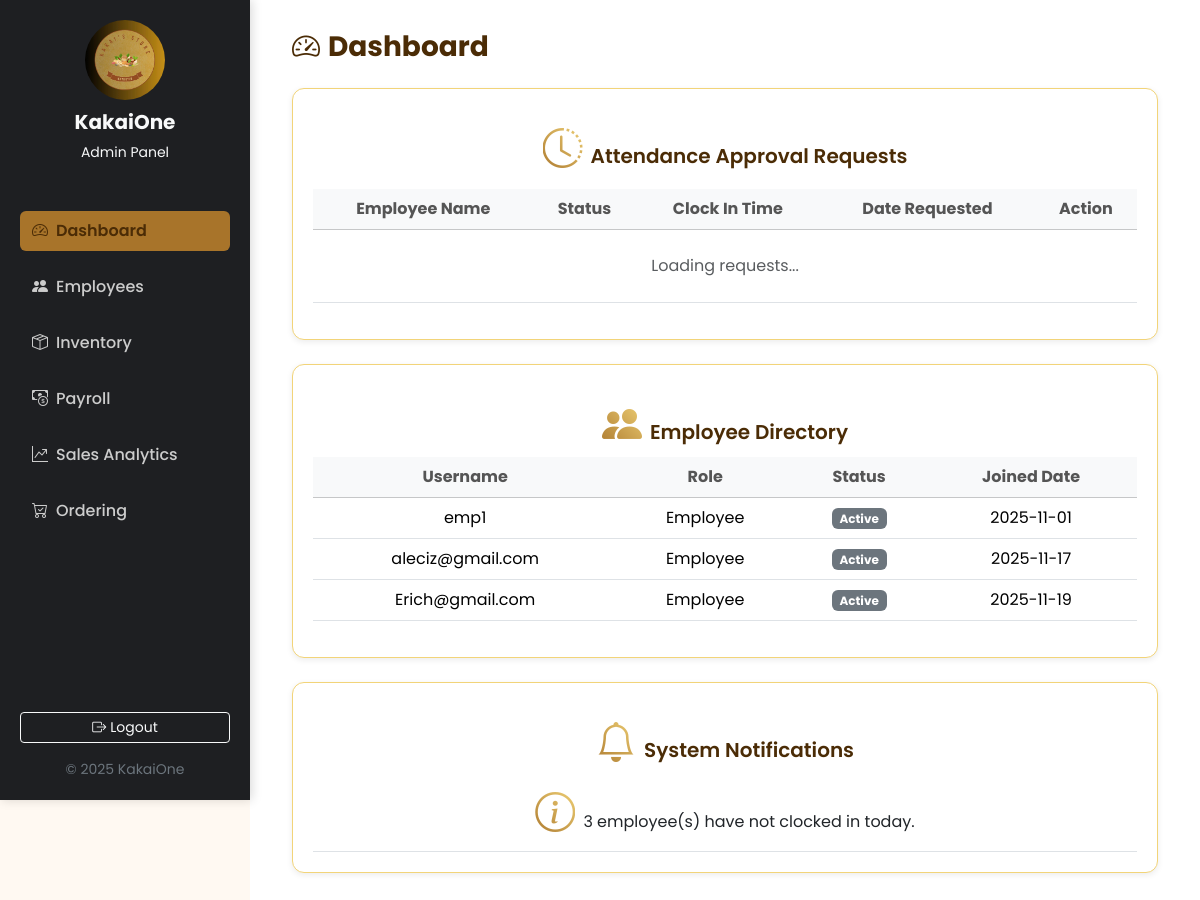
The app's page /frontend/dashboard/admin_dashboard.php (signed in) with its own data.
### tables this page shows
CREATE TABLE `users` (
  `user_id` int(11) NOT NULL,
  `employee_id` int(11) DEFAULT NULL,
  `username` varchar(100) NOT NULL,
  `password` varchar(255) NOT NULL,
  `role` enum('Admin','Employee','Owner') DEFAULT 'Employee',
  `status` enum('Active','Inactive') DEFAULT 'Active',
  `last_login` datetime DEFAULT NULL,
  `created_at` timestamp NOT NULL DEFAULT current_timestamp(),
  `login_attempts` int(11) NOT NULL DEFAULT 0,
  `lockout_time` datetime DEFAULT NULL
);

### frontend/dashboard/admin_dashboard.php (the view, shortened to what this page needs)
<?php
require_once __DIR__ . '/../../config/db.php';
$employeeQuery = $conn->query("
  SELECT user_id, employee_id, username, role, status, created_at
  FROM users
  WHERE role = 'Employee'
");
$employees = $employeeQuery ? $employeeQuery->fetch_all(MYSQLI_ASSOC) : [];
$notifications = [];
$notClockedQuery = $conn->query("SELECT username FROM users WHERE role = 'employee' AND employee_id NOT IN (SELECT employee_id FROM attendance WHERE DATE(created_at) = CURDATE())");
if ($notClockedQuery && $notClockedQuery->num_rows > 0) $notifications[] = "{$notClockedQuery->num_rows} employee(s) have not clocked in today.";
?>
<!DOCTYPE html>
<html lang="en">
<head>
  <?php include '../includes/links.php'; ?>
</head>
<body>
  <div id="dashboardContainer">
    <nav id="sidebar">
      <div class="text-center mb-4">
        <img src="../assets/images/logo.jpg" alt="KakaiOne Logo" width="80" height="80" style="border-radius: 50%; margin-bottom:10px;">
        <h5 class="fw-bold text-light">KakaiOne</h5>
        <p class="small text-light mb-3">Admin Panel</p>
      </div>
      <a href="admin_dashboard.php" class="nav-link active"><i class="bi bi-speedometer2 me-2"></i>Dashboard</a>
      <a href="../employee/employee_module.php" class="nav-link"><i class="bi bi-people-fill me-2"></i>Employees</a>
      <a href="../inventory/inventory_overview.php" class="nav-link"><i class="bi bi-box-seam me-2"></i>Inventory</a>
      <a href="../payroll/payroll_module.php" class="nav-link"><i class="bi bi-cash-coin me-2"></i>Payroll</a>
      <a href="#" class="nav-link"><i class="bi bi-graph-up-arrow me-2"></i>Sales Analytics</a>
      <a href="../ordering/ordering_module.php" class="nav-link"><i class="bi bi-cart-check me-2"></i>Ordering</a>
      <div class="mt-auto">
        <form action="../../backend/auth/logout.php" method="POST" class="mt-3">
          <button type="submit" class="btn btn-outline-light btn-sm w-100">
            <i class="bi bi-box-arrow-right me-1"></i>Logout
          </button>
        </form>
        <p class="text-center text-secondary small mt-3 mb-0">© 2025 KakaiOne</p>
      </div>
    </nav>
    <main id="main-content">
      <div class="container-fluid">
        <h3 class="fw-bold mb-4"><i class="bi bi-speedometer2 me-2"></i>Dashboard</h3>
        <div class="module-card mb-4">
          <h5 class="mb-3"><i class="bi bi-clock-history me-2 text-warning"></i>Attendance Approval Requests</h5>
          <div class="table-responsive">
            <table class="table align-middle table-hover">
              <thead class="table-light">
                <tr>
                  <th>Employee Name</th>
                  <th>Status</th>
                  <th>Clock In Time</th>
                  <th>Date Requested</th>
                  <th>Action</th>
                </tr>
              </thead>
              <tbody id="requestsTableBody">
                 <tr><td colspan="5" class="text-center text-muted py-4">Loading requests...</td></tr>
              </tbody>
            </table>
          </div>
        </div>
        <div class="module-card mb-4">
          <h5><i class="bi bi-people-fill me-2 text-primary"></i>Employee Directory</h5>
          <div class="table-responsive">
            <table class="table table-hover align-middle">
              <thead class="table-light">
                <tr>
                  <th>Username</th>
                  <th>Role</th>
                  <th>Status</th>
                  <th>Joined Date</th>
                </tr>
              </thead>
              <tbody>
                <?php if (!empty($employees)): ?>
                  <?php foreach ($employees as $emp): ?>
                    <tr>
                      <td><?= htmlspecialchars($emp['username']); ?></td>
                      <td><?= htmlspecialchars($emp['role']); ?></td>
                      <td>
                        <span class="badge bg-<?= $emp['status'] === 'active' ? 'success' : 'secondary'; ?>">
                          <?= ucfirst($emp['status']); ?>
                        </span>
                      </td>
                      <td><?= date('Y-m-d', strtotime($emp['created_at'])); ?></td>
                    </tr>
                  <?php endforeach; ?>
                <?php else: ?>
                  <tr><td colspan="4" class="text-center text-muted">No employees found.</td></tr>
                <?php endif; ?>
              </tbody>
            </table>
          </div>
        </div>
        <div class="module-card">
          <h5><i class="bi bi-bell me-2 text-info"></i>System Notifications</h5>
          <ul class="list-group list-group-flush">
            <?php foreach ($notifications as $note): ?>
              <li class="list-group-item bg-transparent border-bottom"><i class="bi bi-info-circle text-primary me-2"></i><?= htmlspecialchars($note); ?></li>
            <?php endforeach; ?>
          </ul>
        </div>
      </div>
    </main>
  </div>
</body>
</html>

### frontend/assets/css/style.css (style rules this page uses)
body { font-family: 'Poppins', sans-serif; background-color: #fff9f2; margin: 0; padding: 0; }
#dashboardContainer { min-height: 100vh; display: flex; background-color: #fff9f2; }
#sidebar { width: 250px; min-height: 100vh; background: linear-gradient(180deg, #4b2c06, #a8742a); color: #fff; position: fixed; top: 0; left: 0; display: flex; flex-direction: column; padding-top: 1rem; box-shadow: 2px 0 10px rgba(0, 0, 0, 0.15); }
#sidebar .nav-link { color: #f8e7c0; font-weight: 500; border-radius: 8px; margin: 5px 10px; padding: 10px 15px; display: flex; align-items: center; transition: all 0.3s ease; }
#sidebar .nav-link.active { background: linear-gradient(45deg, #d2a156, #f2d479); color: #4b2c06 !important; font-weight: 600; }
#main-content { margin-left: 250px; background-color: #fffaf3; min-height: 100vh; padding: 2rem; transition: all 0.3s ease; }
#main-content h3 { color: #4b2c06; }
.module-card { background: #fff; border: 1px solid #f2d479; border-radius: 1rem; padding: 1.5rem; margin-bottom: 1rem; text-align: center; box-shadow: 0 6px 16px rgba(0, 0, 0, 0.08); transition: transform 0.3s ease, box-shadow 0.3s ease; }
.module-card i { font-size: 2.5rem; background: linear-gradient(45deg, #a8742a, #f2d479); background-clip: text; -webkit-background-clip: text; -webkit-text-fill-color: transparent; }
.module-card h5 { color: #4b2c06; font-weight: 600; margin-top: 1rem; }
body { background: #f8f9fa; }
#dashboardContainer { display: flex; min-height: 100vh; }
#sidebar { width: 250px; background: #1e1f22; color: #fff; display: flex; flex-direction: column; padding: 20px; }
#sidebar .nav-link { color: #ccc; margin: 8px 0; display: block; padding: 8px 12px; border-radius: 6px; text-decoration: none; }
#sidebar .nav-link.active, #sidebar .nav-link:hover { background: #a8742a; color: #fff; }
#main-content { flex: 1; padding: 30px; background: #fff; }
.module-card { background: #fff; border-radius: 12px; box-shadow: 0 2px 6px rgba(0,0,0,0.08); padding: 20px; margin-bottom: 25px; }
.table th { color: #555; }

### records on screen
users: username "emp1", role "Employee", status "Active", created_at "2025-11-01"
users: username "aleciz@gmail.com", role "Employee", status "Active", created_at "2025-11-17"
users: username "Erich@gmail.com", role "Employee", status "Active", created_at "2025-11-19"

### other values on screen
$note "3 employee(s) have not clocked in today."
